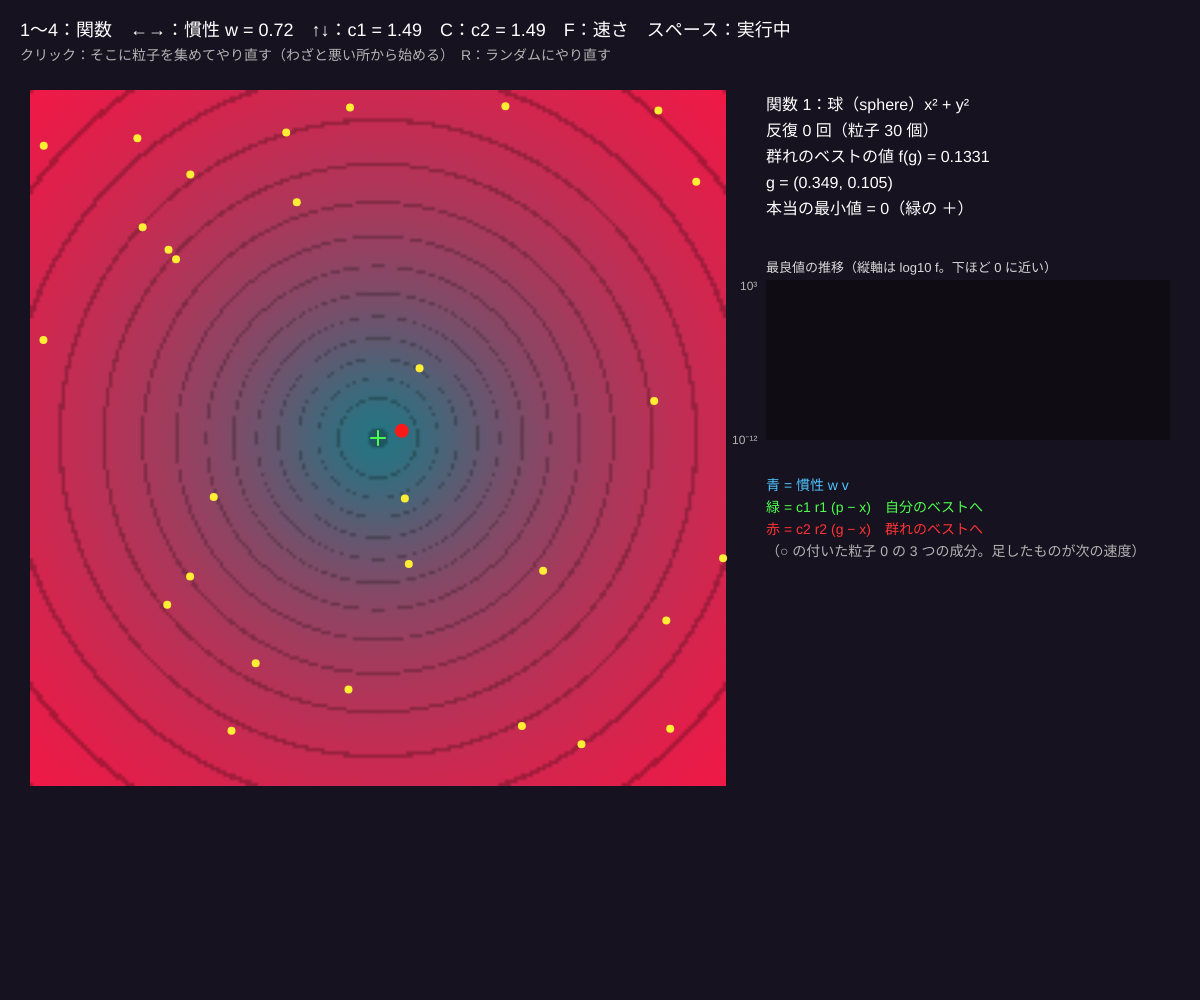
Frame 1 (no input)
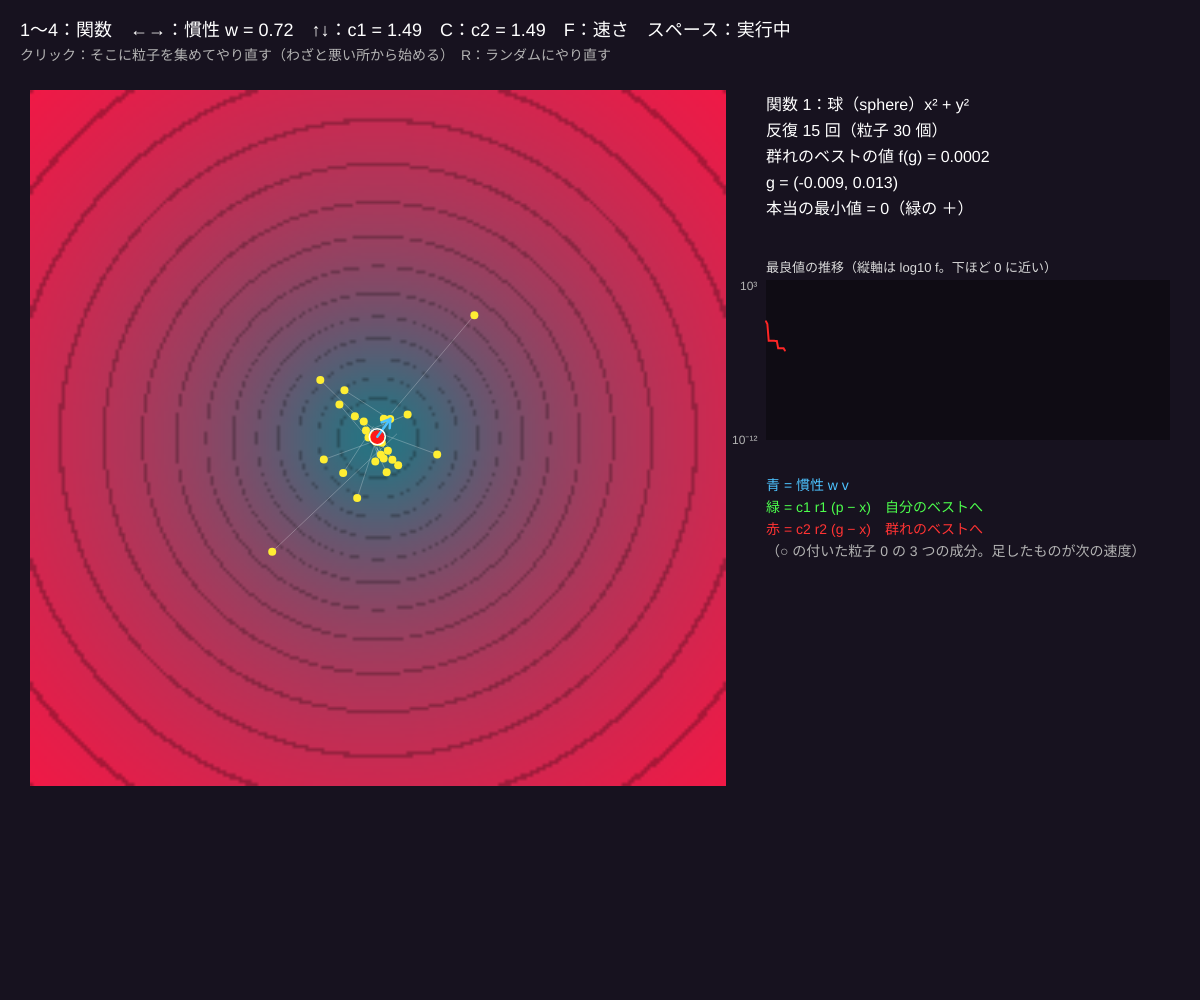
Frame 60 (no input)
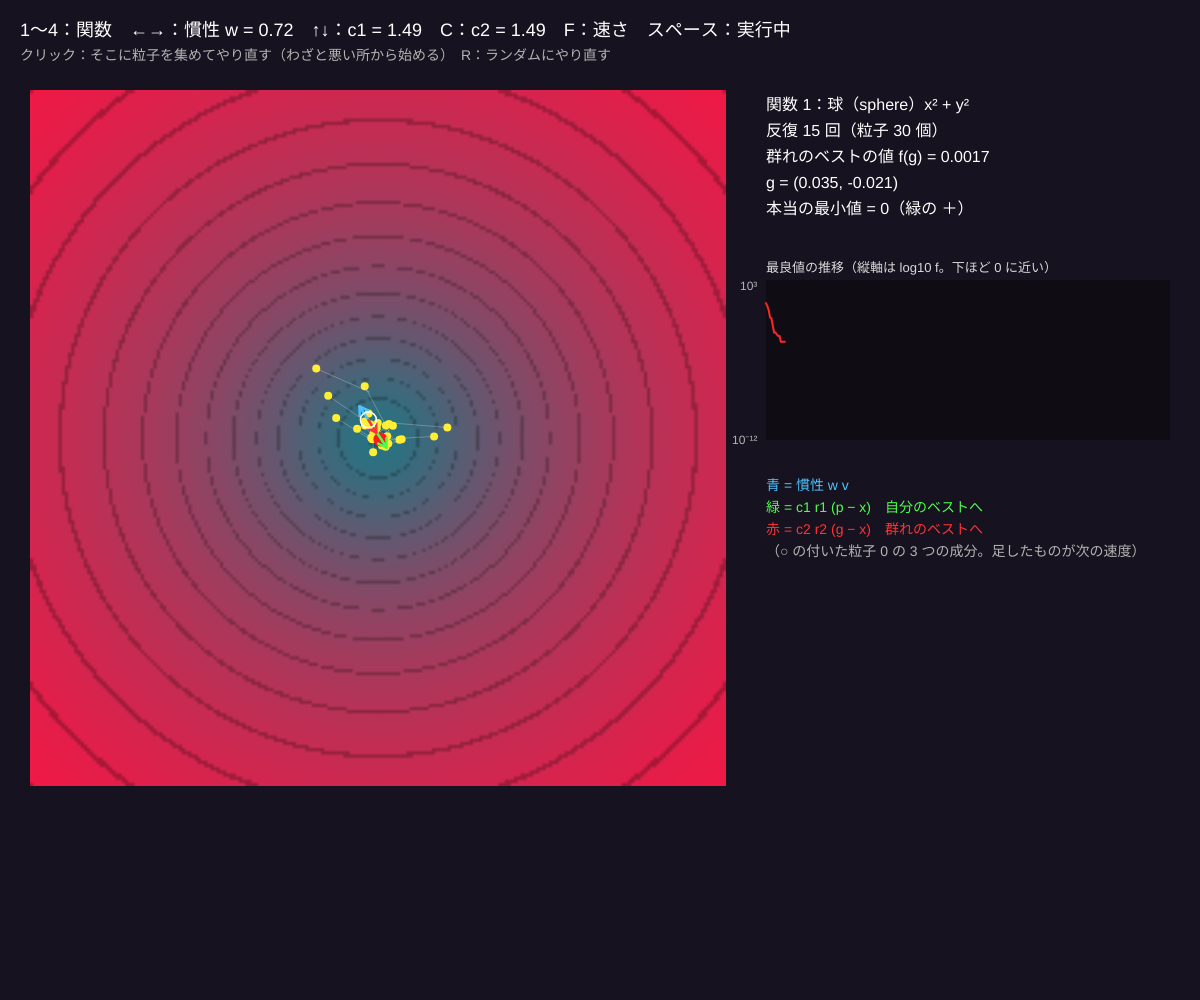
Frame 120 (the mouse pressed at the canvas centre since frame 60)

The p5.js sketch that drew these frames (run headless with seeded random() and noise() and a simulated clock; from frame 60 on, the mouse is pressed at the canvas centre):

// p5.js sketch
// ── sketch.js
// ============================================
// 05 粒子群最適化（PSO）─ 等高線の谷底を群れでさがす
// 粒子はそれぞれ「いまの勢い（慣性）」「自分が見つけた一番いい場所 p」「群れ全体の一番いい場所 g」に引かれて動く
// v ← w v ＋ c1 r1 (p − x) ＋ c2 r2 (g − x)、x ← x ＋ v。関数の値が小さいほどよい（最小値はどれも 0）
// 1〜4 = 関数（球・Rastrigin・Ackley・Himmelblau）/ ←→ = 慣性 w / ↑↓ = c1（自分のベスト）/ C = c2（群れのベスト）を切替
// クリック = その場所に粒子を集めてやり直す / R = ランダムにやり直す / F = 速さ / スペース = 一時停止
// ============================================

let NP = 30;                 // ★ 粒子の数
let wIn = 0.72;              // 慣性 w
let c1 = 1.49, c2 = 1.49;    // 自分のベストへの引き、群れのベストへの引き
let c2List = [0, 0.5, 1.0, 1.49, 2.0];
let framesPerIter = 4;       // 何フレームに 1 回更新するか（F で切替）
let fnId = 1;
let parts = [];
let gBest = { x: 0, y: 0 }, gBestVal = Infinity, iterCount = 0;
let hist = [];
let field, paused = false;
let lastParts = null;        // 粒子 0 の 3 つの力（矢印で表示）
const FUNCS = [
  { name: '球（sphere）x² + y²', lo: -5.12, hi: 5.12, f: (x, y) => x * x + y * y, opt: [[0, 0]] },
  { name: 'Rastrigin（たくさんの穴）', lo: -5.12, hi: 5.12, f: (x, y) => 20 + x * x - 10 * Math.cos(2 * Math.PI * x) + y * y - 10 * Math.cos(2 * Math.PI * y), opt: [[0, 0]] },
  { name: 'Ackley（平らな高原に深い穴）', lo: -5, hi: 5, f: (x, y) => -20 * Math.exp(-0.2 * Math.sqrt(0.5 * (x * x + y * y))) - Math.exp(0.5 * (Math.cos(2 * Math.PI * x) + Math.cos(2 * Math.PI * y))) + Math.E + 20, opt: [[0, 0]] },
  { name: 'Himmelblau（谷底が 4 つ）', lo: -5, hi: 5, f: (x, y) => (x * x + y - 11) ** 2 + (x + y * y - 7) ** 2, opt: [[3, 2], [-2.805118, 3.131312], [-3.77931, -3.283186], [3.584428, -1.848126]] },
];

function setup() {
  createCanvas(windowWidth, windowHeight);
  colorMode(HSB, 360, 100, 100, 100);
  field = createGraphics(220, 220); field.pixelDensity(1);
  chooseFn(1);
}
function chooseFn(id) { fnId = id; drawField(); restart(null); }
function curFn() { return FUNCS[fnId - 1]; }
function evalF(x, y) { let v = curFn().f(x, y); return isFinite(v) ? v : 1e9; }

function restart(at) {
  let fn = curFn(), span = fn.hi - fn.lo;
  parts = []; gBestVal = Infinity; iterCount = 0; hist = [];
  for (let i = 0; i < NP; i++) {
    let x = at ? at.x + (Math.random() - 0.5) * span * 0.08 : fn.lo + Math.random() * span;
    let y = at ? at.y + (Math.random() - 0.5) * span * 0.08 : fn.lo + Math.random() * span;
    let p = { x, y, vx: (Math.random() - 0.5) * span * 0.05, vy: (Math.random() - 0.5) * span * 0.05, bx: x, by: y, bv: evalF(x, y) };
    parts.push(p);
    if (p.bv < gBestVal) { gBestVal = p.bv; gBest = { x, y }; }
  }
}

// ★ PSO の 1 回分
function psoIteration() {
  let fn = curFn(), vmax = (fn.hi - fn.lo) * 0.2;
  for (let i = 0; i < parts.length; i++) {
    let p = parts[i];
    let r1 = Math.random(), r2 = Math.random();
    let ix = wIn * p.vx, iy = wIn * p.vy;                                  // 慣性
    let px = c1 * r1 * (p.bx - p.x), py = c1 * r1 * (p.by - p.y);          // 自分のベストへ
    let gx = c2 * r2 * (gBest.x - p.x), gy = c2 * r2 * (gBest.y - p.y);    // 群れのベストへ
    if (i === 0) lastParts = { x: p.x, y: p.y, ix, iy, px, py, gx, gy };
    p.vx = constrain(ix + px + gx, -vmax, vmax); p.vy = constrain(iy + py + gy, -vmax, vmax);
    p.x = constrain(p.x + p.vx, fn.lo, fn.hi); p.y = constrain(p.y + p.vy, fn.lo, fn.hi);
    let v = evalF(p.x, p.y);
    if (v < p.bv) { p.bv = v; p.bx = p.x; p.by = p.y; }
  }
  for (let p of parts) if (p.bv < gBestVal) { gBestVal = p.bv; gBest = { x: p.bx, y: p.by }; }
  iterCount++;
  hist.push(Math.log10(Math.max(gBestVal, 1e-12)));
  if (hist.length > 300) hist.shift();
}

function draw() {
  background(262, 40, 12);
  if (!paused && frameCount % framesPerIter === 0) psoIteration();
  let fn = curFn(), sz = Math.min(height - 110, width * 0.58), ox = 30, oy = 90;
  let SX = (x) => ox + ((x - fn.lo) / (fn.hi - fn.lo)) * sz, SY = (y) => oy + sz - ((y - fn.lo) / (fn.hi - fn.lo)) * sz;
  image(field, ox, oy, sz, sz);
  // 最適解の場所
  noFill(); stroke(120, 70, 100); strokeWeight(2);
  for (let o of fn.opt) { line(SX(o[0]) - 7, SY(o[1]), SX(o[0]) + 7, SY(o[1])); line(SX(o[0]), SY(o[1]) - 7, SX(o[0]), SY(o[1]) + 7); }
  // 粒子：線 = 自分のベストへの線、点 = いまの位置
  stroke(0, 0, 100, 25); strokeWeight(1);
  for (let p of parts) line(SX(p.x), SY(p.y), SX(p.bx), SY(p.by));
  noStroke(); fill(55, 80, 100);
  for (let p of parts) circle(SX(p.x), SY(p.y), 8);
  fill(0, 90, 100); circle(SX(gBest.x), SY(gBest.y), 14);
  // 粒子 0 の速度の 3 成分（矢印）
  if (lastParts) {
    let k = sz / (fn.hi - fn.lo), x0 = SX(lastParts.x), y0 = SY(lastParts.y);
    arrowTo(x0, y0, lastParts.ix * k, -lastParts.iy * k, color(200, 70, 100));
    arrowTo(x0, y0, lastParts.px * k, -lastParts.py * k, color(120, 70, 100));
    arrowTo(x0, y0, lastParts.gx * k, -lastParts.gy * k, color(0, 80, 100));
    noFill(); stroke(0, 0, 100); strokeWeight(1.5); circle(x0, y0, 16);
  }

  // ---- 右：数字とグラフ
  let gx = ox + sz + 40, gw = width - gx - 30;
  noStroke(); fill(0, 0, 100); textSize(16);
  let info = ['関数 ' + fnId + '：' + fn.name, '反復 ' + iterCount + ' 回（粒子 ' + NP + ' 個）',
    '群れのベストの値 f(g) = ' + (gBestVal < 1e-4 ? gBestVal.toExponential(2) : nf(gBestVal, 1, 4)),
    'g = (' + nf(gBest.x, 1, 3) + ', ' + nf(gBest.y, 1, 3) + ')',
    '本当の最小値 = 0（緑の ＋）'];
  for (let i = 0; i < info.length; i++) text(info[i], gx, 110 + i * 26);
  drawPlot(hist, gx, 280, gw, 160, -12, 3, color(0, 85, 100), '最良値の推移（縦軸は log10 f。下ほど 0 に近い）');
  noStroke(); fill(0, 0, 70); textSize(12);
  text('10³', gx - 26, 290); text('10⁻¹²', gx - 34, 444);
  textSize(14);
  fill(200, 70, 100); text('青 = 慣性 w v', gx, 490);
  fill(120, 70, 100); text('緑 = c1 r1 (p − x)　自分のベストへ', gx, 512);
  fill(0, 80, 100); text('赤 = c2 r2 (g − x)　群れのベストへ', gx, 534);
  fill(0, 0, 70); text('（○ の付いた粒子 0 の 3 つの成分。足したものが次の速度）', gx, 556);

  fill(0, 0, 100); textSize(18);
  text('1〜4：関数　←→：慣性 w = ' + nf(wIn, 1, 2) + '　↑↓：c1 = ' + nf(c1, 1, 2) + '　C：c2 = ' + nf(c2, 1, 2) + '　F：速さ　スペース：' + (paused ? '停止中' : '実行中'), 20, 36);
  fill(0, 0, 70); textSize(14);
  text('クリック：そこに粒子を集めてやり直す（わざと悪い所から始める）　R：ランダムにやり直す', 20, 60);
}

function mousePressed() {
  let fn = curFn(), sz = Math.min(height - 110, width * 0.58), ox = 30, oy = 90;
  if (mouseX < ox || mouseX > ox + sz || mouseY < oy || mouseY > oy + sz) return;
  restart({ x: fn.lo + ((mouseX - ox) / sz) * (fn.hi - fn.lo), y: fn.lo + ((oy + sz - mouseY) / sz) * (fn.hi - fn.lo) });
}
function keyPressed() {
  let n = parseInt(key);
  if (n >= 1 && n <= 4) chooseFn(n);
  if (key === RIGHT_ARROW) wIn = Math.min(wIn + 0.05, 1.2);
  if (key === LEFT_ARROW) wIn = Math.max(wIn - 0.05, 0);
  if (key === UP_ARROW) c1 = Math.min(c1 + 0.1, 3);
  if (key === DOWN_ARROW) c1 = Math.max(c1 - 0.1, 0);
  if (key === 'c' || key === 'C') c2 = c2List[(c2List.indexOf(c2) + 1) % c2List.length];
  if (key === 'f' || key === 'F') framesPerIter = framesPerIter === 4 ? 1 : 4;
  if (key === 'r' || key === 'R') restart(null);
  if (key === ' ') paused = !paused;
}

// ---------- やってみよう ----------
// 1. 1（球）は 100 回もあれば 10⁻¹⁰ 以下まで下がる。2（Rastrigin）だと途中で止まることがある。それはどんな場所？
// 2. w = 1.0 以上にすると粒子が止まらず暴れる。w = 0.3 だとすぐ止まる。ちょうどいい w は？
// 3. C で c2 = 0 にすると、みんな自分のベストしか見ない（群れでない）。結果はどうなる？
// 4. 4（Himmelblau）では谷底が 4 つ。何回か R をして、群れはどの谷に行く？ 1 回で 4 つ全部は見つからない（07 で解決）
// 5. 画面の隅をクリックして、わざと悪い場所から始める。それでも群れは谷底を見つけられる？

// ==================================================
// ここから下は「描くための道具」です（等高線・矢印・グラフ）
// ==================================================
function drawField() {
  let fn = curFn(), W = field.width, vals = [], vmax = 0;
  for (let j = 0; j < W; j++) for (let i = 0; i < W; i++) {
    let x = fn.lo + ((i + 0.5) / W) * (fn.hi - fn.lo), y = fn.hi - ((j + 0.5) / W) * (fn.hi - fn.lo);
    let v = Math.log(1 + evalF(x, y)); vals.push(v); vmax = Math.max(vmax, v);
  }
  field.loadPixels();
  for (let k = 0; k < vals.length; k++) {
    let t = vals[k] / vmax, band = (t * 14) % 1 < 0.08 ? 0.75 : 1;   // 14 段の等高線
    field.pixels[k * 4] = (40 + 200 * t) * band; field.pixels[k * 4 + 1] = (25 + 90 * (1 - t)) * band; field.pixels[k * 4 + 2] = (70 + 60 * (1 - t)) * band; field.pixels[k * 4 + 3] = 255;
  }
  field.updatePixels();
}
function arrowTo(x, y, dx, dy, c) {
  let m = Math.hypot(dx, dy); if (m < 2) return;
  stroke(c); strokeWeight(2.5); line(x, y, x + dx, y + dy);
  let ux = dx / m, uy = dy / m;
  line(x + dx, y + dy, x + dx - ux * 8 - uy * 5, y + dy - uy * 8 + ux * 5); line(x + dx, y + dy, x + dx - ux * 8 + uy * 5, y + dy - uy * 8 - ux * 5);
}
function drawPlot(arr, x, y, w, h, lo, hi, c, title) {
  noStroke(); fill(0, 0, 0, 35); rect(x, y, w, h);
  fill(0, 0, 85); textSize(13); text(title, x, y - 8);
  if (arr.length < 2) return;
  noFill(); stroke(c); strokeWeight(2);
  beginShape();
  for (let i = 0; i < arr.length; i++) vertex(x + (i / 299) * w, y + h - constrain((arr[i] - lo) / (hi - lo), 0, 1) * h);
  endShape();
}
